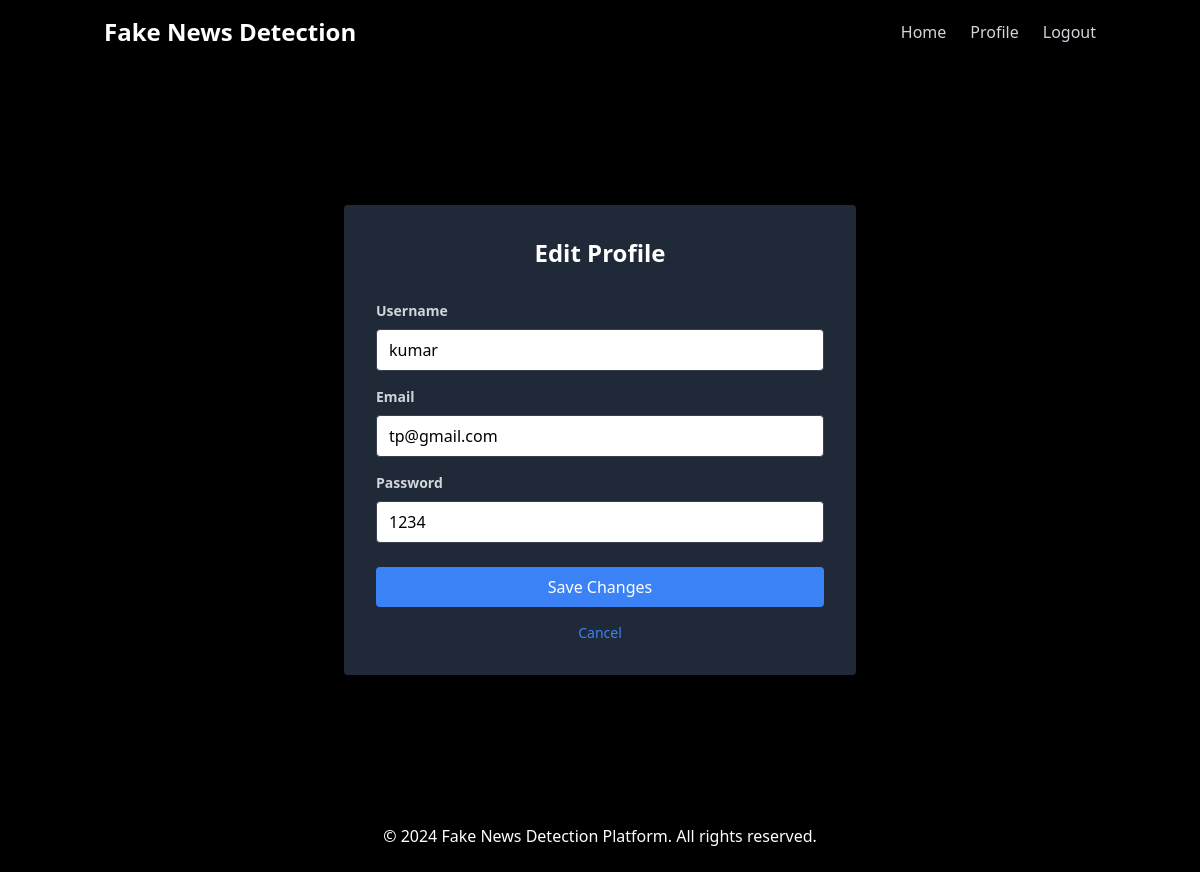
The app's page /edit_profile/ (signed in) with its own data.
### detect/models.py (models this page shows)
class UserReg(models.Model):
    name=models.CharField(max_length=50,null=True,blank=True)
    email = models.EmailField(max_length=50,null=True, blank=True,unique=True)
    password = models.CharField(max_length=50,null=True, blank=True)

### detect/views.py (the view, shortened to what this page needs)
# urls.py: path('edit_profile/',editProfile,name='editprofile'),
def editProfile(request):
    if 'user_id' in request.session:
        user_id = request.session['user_id']
        user = UserReg.objects.get(id=user_id)
        print(user)
        return render(request, 'edit_profile.html', {'user':user})
    else:
        return redirect('login')

### detect/templates/edit_profile.html (shortened to what this page needs)
{% load static %}
<!DOCTYPE html>
<html lang="en">
<head>
  <link href="https://cdn.jsdelivr.net/npm/tailwindcss@2.2.19/dist/tailwind.min.css" rel="stylesheet">
  <link rel="stylesheet" href="https://cdnjs.cloudflare.com/ajax/libs/font-awesome/6.0.0-beta3/css/all.min.css" />
</head>
<body class="bg-black text-white font-sans leading-normal tracking-normal">
  <nav class="fixed w-full z-10 top-0 bg-black opacity-100 shadow">
    <div class="container mx-auto flex flex-wrap items-center justify-between p-4">
      <div class="flex items-center">
        <a href="/home/" class="text-white font-bold text-2xl">Fake News Detection</a>
      </div>
      <div class="hidden md:flex space-x-6">
        <a href="/home/" class="text-gray-300 hover:text-white">Home</a>
        <a href="/profile" class="text-gray-300 hover:text-white">Profile</a>
        <a href="/logout" class="text-gray-300 hover:text-white">Logout</a>
      </div>
    </div>
  </nav>
  <div class="flex items-center justify-center min-h-screen pt-20">
    <div class="w-full max-w-lg bg-gray-800 p-8 rounded shadow-lg">
      <h2 class="text-2xl font-bold text-center text-white mb-8">Edit Profile</h2>
      <form method="post" action="{% url 'editprofile' %}">
        <div class="mb-4">
          <label for="username" class="block text-gray-300 text-sm font-bold mb-2">Username</label>
          <input type="text" id="username" name="username" value="{{ user.name }}" required class="w-full px-3 py-2 border border-gray-700 rounded text-black focus:outline-none focus:ring-2 focus:ring-blue-500" placeholder="Enter your username">
        </div>
        <div class="mb-4">
          <label for="email" class="block text-gray-300 text-sm font-bold mb-2">Email</label>
          <input type="email" id="email" name="email" value="{{ user.email }}" required class="w-full px-3 py-2 border border-gray-700 rounded text-black focus:outline-none focus:ring-2 focus:ring-blue-500" placeholder="Enter your email">
        </div>
        <div class="mb-6">
          <label for="password" class="block text-gray-300 text-sm font-bold mb-2">Password</label>
          <input type="text" id="password" value={{user.password}} name="password" required class="w-full px-3 py-2 border border-gray-700  text-black rounded focus:outline-none focus:ring-2 focus:ring-blue-500" placeholder="Enter a new password">
        </div>
        <div class="flex items-center justify-between">
          <button type="submit" class="w-full bg-blue-500 text-white py-2 px-4 rounded focus:outline-none hover:bg-blue-600 transition duration-300">Save Changes</button>
        </div>
      </form>
      <p class="text-center text-gray-400 text-sm mt-4">
        <a href="{% url 'profile' %}" class="text-blue-500 hover:underline">Cancel</a>
      </p>
    </div>
  </div>
  <footer class="bg-black text-white py-6">
    <div class="container mx-auto text-center">
      <p>&copy; 2024 Fake News Detection Platform. All rights reserved.</p>
    </div>
  </footer>
</body>
</html>

### records on screen
UserReg: username "kumar", email "tp@gmail.com", password "1234"
